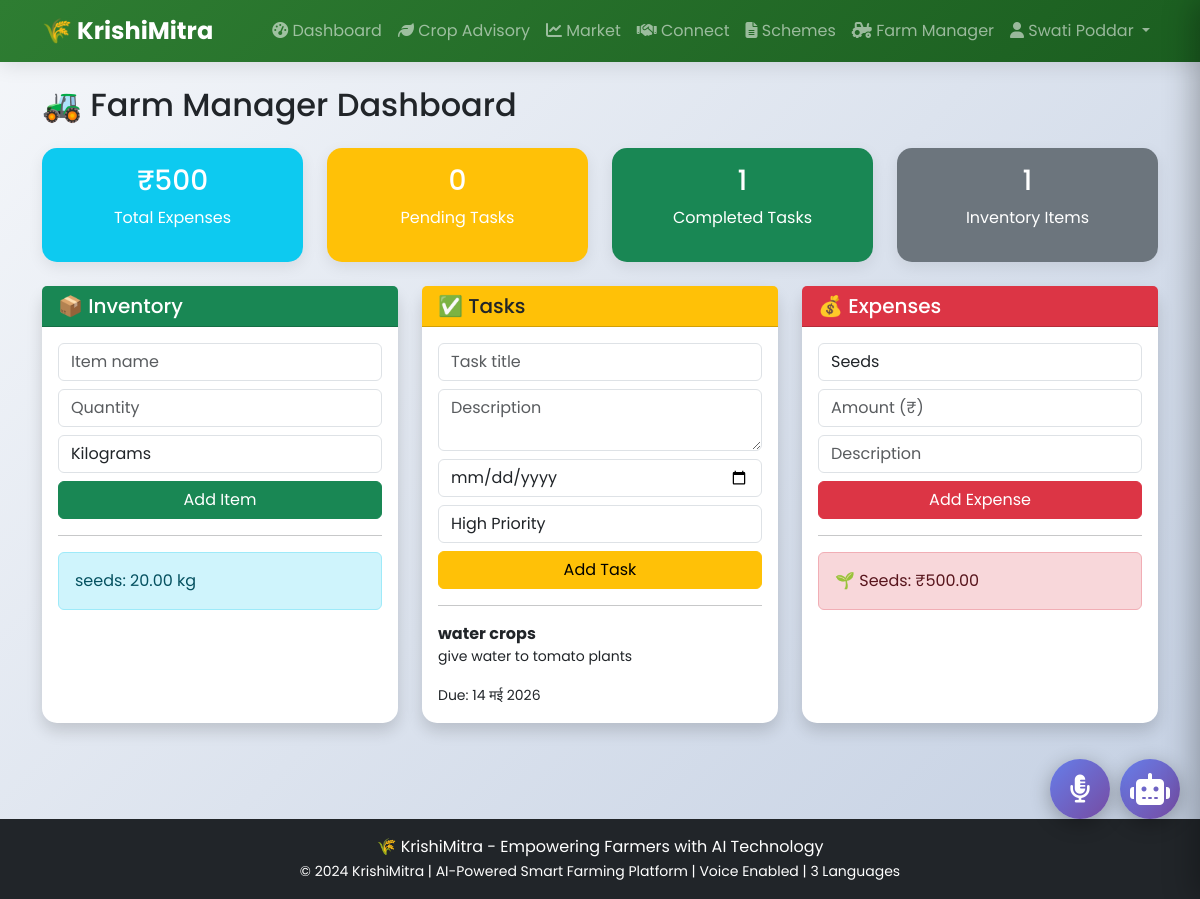
/farm/ (signed in), run on the app's committed database.
### core/models.py (models this page shows, shortened)
class Farmer(AbstractUser):
    phone = models.CharField(max_length=15, unique=True)
    village = models.CharField(max_length=100)
    district = models.CharField(max_length=100)
    state = models.CharField(max_length=100)
    land_size = models.DecimalField(max_digits=10, decimal_places=2, null=True, blank=True)
    preferred_language = models.CharField(max_length=10, default='en', choices=[
        ('en', 'English'),
        ('hi', 'Hindi'),
        ('kn', 'Kannada'),
    ])
    profile_picture = models.ImageField(upload_to='profiles/', null=True, blank=True)
    created_at = models.DateTimeField(auto_now_add=True)

### farmmanager/models.py (models this page shows, shortened)
class Inventory(models.Model):
    UNIT_CHOICES = [
        ('kg', 'Kilograms'),
        ('g', 'Grams'),
        ('l', 'Liters'),
        ('ml', 'Milliliters'),
        ('pieces', 'Pieces'),
        ('bags', 'Bags'),
    ]
    farmer = models.ForeignKey(Farmer, on_delete=models.CASCADE, related_name='inventory')
    item_name = models.CharField(max_length=100)
    item_name_hi = models.CharField(max_length=100, blank=True)
    quantity = models.DecimalField(max_digits=10, decimal_places=2)
    unit = models.CharField(max_length=10, choices=UNIT_CHOICES, default='kg')
    price = models.DecimalField(max_digits=10, decimal_places=2, null=True, blank=True)
    notes = models.TextField(blank=True)
    created_at = models.DateTimeField(auto_now_add=True)
    updated_at = models.DateTimeField(auto_now=True)

class FarmTask(models.Model):
    PRIORITY_CHOICES = [
        ('high', '🔴 High'),
        ('medium', '🟡 Medium'),
        ('low', '🟢 Low'),
    ]
    farmer = models.ForeignKey(Farmer, on_delete=models.CASCADE, related_name='tasks')
    title = models.CharField(max_length=200)
    description = models.TextField()
    due_date = models.DateField()
    is_completed = models.BooleanField(default=False)
    priority = models.CharField(max_length=10, choices=PRIORITY_CHOICES, default='medium')
    created_at = models.DateTimeField(auto_now_add=True)
    class Meta:
        ordering = ['due_date', '-priority']

class Expense(models.Model):
    CATEGORY_CHOICES = [
        ('seeds', '🌱 Seeds'),
        ('fertilizer', '🧪 Fertilizer'),
        ('pesticide', '🐛 Pesticide'),
        ('labor', '👨‍🌾 Labor'),
        ('irrigation', '💧 Irrigation'),
        ('equipment', '🔧 Equipment'),
        ('transport', '🚛 Transport'),
        ('other', '📦 Other'),
    ]
    farmer = models.ForeignKey(Farmer, on_delete=models.CASCADE, related_name='expenses')
    category = models.CharField(max_length=20, choices=CATEGORY_CHOICES)
    amount = models.DecimalField(max_digits=10, decimal_places=2)
    description = models.CharField(max_length=200)
    date = models.DateField(auto_now_add=True)

### farmmanager/views.py (the view)
# urls.py: path('', views.farm_manager, name='farm_manager'),
@login_required
def farm_manager(request):
    inventory_items = Inventory.objects.filter(farmer=request.user)
    tasks = FarmTask.objects.filter(farmer=request.user)
    expenses = Expense.objects.filter(farmer=request.user)
    total_expenses = expenses.aggregate(total=models.Sum('amount'))['total'] or 0
    pending_tasks = tasks.filter(is_completed=False).count()
    completed_tasks = tasks.filter(is_completed=True).count()
    expense_by_category = {}
    for expense in expenses:
        cat = expense.get_category_display()
        expense_by_category[cat] = expense_by_category.get(cat, 0) + float(expense.amount)
    context = {
        'inventory_items': inventory_items,
        'tasks': tasks,
        'expenses': expenses,
        'total_expenses': total_expenses,
        'pending_tasks': pending_tasks,
        'completed_tasks': completed_tasks,
        'expense_by_category': expense_by_category,
    }
    return render(request, 'farmmanager/dashboard.html', context)

### core/context_processors.py (called while the page is built)
def language_processor(request):
    return {
        'current_language': translation.get_language(),
    }

### templates/farmmanager/dashboard.html (shortened to what this page needs)
{% extends 'base.html' %}
{% load crispy_forms_tags %}
{% block content %}
<div class="container py-4">
    <h2 class="mb-4">🚜 Farm Manager Dashboard</h2>
    <div class="row mb-4">
        <div class="col-md-3">
            <div class="card bg-info text-white text-center">
                <div class="card-body">
                    <h3>₹{{ total_expenses }}</h3>
                    <p>Total Expenses</p>
                </div>
            </div>
        </div>
        <div class="col-md-3">
            <div class="card bg-warning text-white text-center">
                <div class="card-body">
                    <h3>{{ pending_tasks }}</h3>
                    <p>Pending Tasks</p>
                </div>
            </div>
        </div>
        <div class="col-md-3">
            <div class="card bg-success text-white text-center">
                <div class="card-body">
                    <h3>{{ completed_tasks }}</h3>
                    <p>Completed Tasks</p>
                </div>
            </div>
        </div>
        <div class="col-md-3">
            <div class="card bg-secondary text-white text-center">
                <div class="card-body">
                    <h3>{{ inventory_items.count }}</h3>
                    <p>Inventory Items</p>
                </div>
            </div>
        </div>
    </div>
    <div class="row">
        <div class="col-md-4 mb-4">
            <div class="card shadow h-100">
                <div class="card-header bg-success text-white">
                    <h5 class="mb-0">📦 Inventory</h5>
                </div>
                <div class="card-body">
                    <form method="post" action="{% url 'add_inventory' %}">
                        <input type="text" name="item_name" class="form-control mb-2" placeholder="Item name" required>
                        <input type="number" name="quantity" class="form-control mb-2" placeholder="Quantity" step="0.01" required>
                        <select name="unit" class="form-control mb-2">
                            <option value="kg">Kilograms</option>
                        </select>
                        <button type="submit" class="btn btn-success w-100">Add Item</button>
                    </form>
                    <hr>
                    {% for item in inventory_items %}
                    <div class="alert alert-info">{{ item.item_name }}: {{ item.quantity }} {{ item.unit }}</div>
                    {% empty %}
                    <p class="text-muted">No inventory items.</p>
                    {% endfor %}
                </div>
            </div>
        </div>
        <div class="col-md-4 mb-4">
            <div class="card shadow h-100">
                <div class="card-header bg-warning">
                    <h5 class="mb-0">✅ Tasks</h5>
                </div>
                <div class="card-body">
                    <form method="post" action="{% url 'add_task' %}">
                        <input type="text" name="title" class="form-control mb-2" placeholder="Task title" required>
                        <textarea name="description" class="form-control mb-2" rows="2" placeholder="Description"></textarea>
                        <input type="date" name="due_date" class="form-control mb-2" required>
                        <select name="priority" class="form-control mb-2">
                            <option value="high">High Priority</option>
                        </select>
                        <button type="submit" class="btn btn-warning w-100">Add Task</button>
                    </form>
                    <hr>
                    {% for task in tasks|slice:":5" %}
                    <div class="task-item">
                        <strong>{{ task.title }}</strong>
                        <p class="small">{{ task.description|truncatewords:10 }}</p>
                        <small>Due: {{ task.due_date }}</small>
                    </div>
                    {% empty %}
                    <p class="text-muted">No tasks.</p>
                    {% endfor %}
                </div>
            </div>
        </div>
        <div class="col-md-4 mb-4">
            <div class="card shadow h-100">
                <div class="card-header bg-danger text-white">
                    <h5 class="mb-0">💰 Expenses</h5>
                </div>
                <div class="card-body">
                    <form method="post" action="{% url 'add_expense' %}">
                        <select name="category" class="form-control mb-2" required>
                            <option value="seeds">Seeds</option>
                        </select>
                        <input type="number" name="amount" class="form-control mb-2" placeholder="Amount (₹)" required>
                        <input type="text" name="description" class="form-control mb-2" placeholder="Description" required>
                        <button type="submit" class="btn btn-danger w-100">Add Expense</button>
                    </form>
                    <hr>
                    {% for expense in expenses|slice:":5" %}
                    <div class="alert alert-danger">{{ expense.get_category_display }}: ₹{{ expense.amount }}</div>
                    {% empty %}
                    <p class="text-muted">No expenses recorded.</p>
                    {% endfor %}
                </div>
            </div>
        </div>
    </div>
</div>
{% endblock %}

### templates/base.html (shortened to what this page needs)
<!DOCTYPE html>
<html lang="en">
<head>
    <link href="https://cdn.jsdelivr.net/npm/bootstrap@5.3.0/dist/css/bootstrap.min.css" rel="stylesheet">
    <link rel="stylesheet" href="https://cdnjs.cloudflare.com/ajax/libs/font-awesome/6.4.0/css/all.min.css">
    {% load static %}
</head>
<body>
    <div class="ai-toggle-btn" onclick="toggleSidebar()">
        <i class="fas fa-robot fa-2x"></i>
    </div>
    <nav class="navbar navbar-expand-lg navbar-dark">
        <div class="container">
            <a class="navbar-brand" href="{% url 'home' %}">
                🌾 KrishiMitra
            </a>
            <div class="collapse navbar-collapse" id="navbarNav">
                <ul class="navbar-nav ms-auto">
                    {% if user.is_authenticated %}
                        <li class="nav-item">
                            <a class="nav-link" href="{% url 'dashboard' %}">
                                <i class="fas fa-tachometer-alt"></i> <span data-translate="dashboard">Dashboard</span>
                            </a>
                        </li>
                        <li class="nav-item">
                            <a class="nav-link" href="{% url 'crop_advisory' %}">
                                <i class="fas fa-leaf"></i> <span data-translate="advisory">Crop Advisory</span>
                            </a>
                        </li>
                        <li class="nav-item">
                            <a class="nav-link" href="{% url 'market_dashboard' %}">
                                <i class="fas fa-chart-line"></i> <span data-translate="market">Market</span>
                            </a>
                        </li>
                        <li class="nav-item">
                            <a class="nav-link" href="{% url 'marketplace' %}">
                                <i class="fas fa-handshake"></i> <span data-translate="connect">Connect</span>
                            </a>
                        </li>
                        <li class="nav-item">
                            <a class="nav-link" href="{% url 'schemes_list' %}">
                                <i class="fas fa-file-alt"></i> <span data-translate="schemes">Schemes</span>
                            </a>
                        </li>
                        <li class="nav-item">
                            <a class="nav-link" href="{% url 'farm_manager' %}">
                                <i class="fas fa-tractor"></i> <span data-translate="farm">Farm Manager</span>
                            </a>
                        </li>
                        <li class="nav-item dropdown">
                            <a class="nav-link dropdown-toggle" href="#" id="userDropdown" role="button" data-bs-toggle="dropdown">
                                <i class="fas fa-user"></i> {{ user.get_full_name|default:user.username }}
                            </a>
                        </li>
                    {% endif %}
                </ul>
            </div>
        </div>
    </nav>
<div class="floating-voice-btn" onclick="toggleVoiceModal()">
    <i class="fas fa-microphone-alt"></i>
</div>
    <div class="main-content">
        {% block content %}
        {% endblock %}
    </div>
    <footer class="bg-dark text-white text-center py-3 mt-5">
        <div class="container">
            <p class="mb-0">🌾 KrishiMitra - Empowering Farmers with AI Technology</p>
            <small>© 2024 KrishiMitra | AI-Powered Smart Farming Platform | Voice Enabled | 3 Languages</small>
        </div>
    </footer>
</body>
</html>

### templates/base.html (style rules this page uses)
* { margin: 0; padding: 0; box-sizing: border-box; }
body { font-family: 'Poppins', sans-serif; background: linear-gradient(135deg, #f5f7fa 0%, #c3cfe2 100%); min-height: 100vh; }
.ai-toggle-btn { position: fixed; right: 20px; bottom: 80px; background: linear-gradient(135deg, #667eea, #764ba2); color: white; width: 60px; height: 60px; border-radius: 50%; display: flex; align-items: center; justify-content: center; cursor: pointer; z-index: 1040; box-shadow: 0 5px 20px rgba(0,0,0,0.3); transition: 0.3s; }
.navbar { background: linear-gradient(135deg, #2e7d32, #1b5e20); box-shadow: 0 4px 20px rgba(0,0,0,0.1); }
.navbar-brand { font-weight: 700; font-size: 1.5rem; }
.card { border: none; border-radius: 15px; transition: 0.3s; box-shadow: 0 5px 15px rgba(0,0,0,0.08); }
.floating-voice-btn { position: fixed; bottom: 80px; right: 90px; width: 60px; height: 60px; background: linear-gradient(135deg, #667eea, #764ba2); border-radius: 50%; display: flex; align-items: center; justify-content: center; cursor: pointer; z-index: 1040; box-shadow: 0 5px 20px rgba(0,0,0,0.3); transition: all 0.3s; animation: pulse 2s infinite; }
.floating-voice-btn i { font-size: 28px; color: white; }

### data on the page
Farmer: get_full_name "Swati Poddar"
Inventory: item_name "seeds", quantity "20.00", unit "kg"
FarmTask: title "water crops", description "give water to tomato plants", due_date "14 मई 2026"
Expense: category "🌱 Seeds", amount "500.00"

### other printed values
{{ total_expenses }} "500"
{{ pending_tasks }} "0"
{{ completed_tasks }} "1"
{{ inventory_items.count }} "1"
